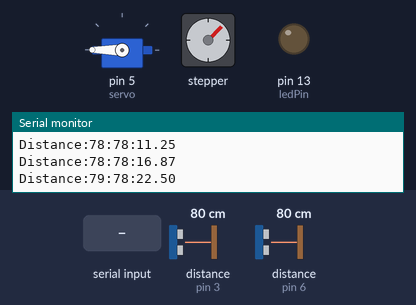
Recording of a sketch running on a simulated Arduino Uno, built with avr-gcc and run on an emulated ATmega328P. Parts: servo, stepper motor, output pins drawn as LEDs (lit = HIGH), the last lines printed to the serial monitor. Wiring (inferred from the names in the program): 2 × ultrasonic range finder: trigger pin 4, echo pin 3 / trigger pin 7, echo pin 6. Inputs (shaded band) come from the test bench; at power-on: distance to the obstacle (sensors on pin 3, pin 6) 80 cm. The echo pulse lasts 58.3 µs per cm; stepper angles assume 2048 steps per turn; pins used as bus, display or sensor lines are not drawn.

Above: at 1.2 s.
1.3 s: "t" received over Serial
At 2.2 s:
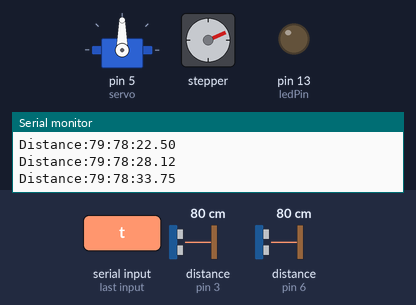
At 2.57 s:
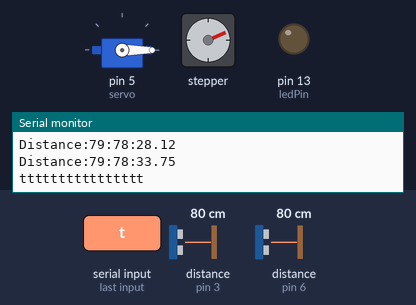
4.3 s: "t" received over Serial
At 5.1 s:
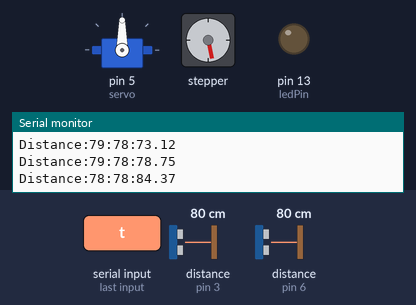
7.3 s: distance to the obstacle (sensor on pin 3) set to 2 cm
10.3 s: distance to the obstacle (sensor on pin 6) set to 35 cm
16.3 s: distance to the obstacle (sensor on pin 3) set to 299 cm
Timing chart, 0 to 20.3 s (numbered marks = the images above; inputs shaded):
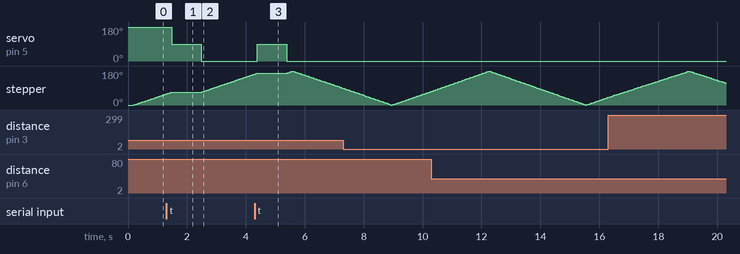

Measured:
- after the input at 1.3 s, servo on pin 5 (servo): 180° → 90° after 0.18 s, → 0° 1.0 s later
- after the input at 4.3 s, servo on pin 5 (servo): 0° → 90° after 0.09 s, → 0° 1.0 s later

The sketch:

saftysensor_step_ver.ino
```cpp
#include <Stepper.h>
#include <Servo.h>

const int TRIG_1 = 4; //TRIG 핀 설정 (초음파 보내는 핀)
const int ECHO_1 = 3; //ECHO 핀 설정 (초음파 받는 핀)
const int TRIG_2 = 7; //TRIG 핀 설정 (초음파 보내는 핀)
const int ECHO_2 = 6; //ECHO 핀 설정 (초음파 받는 핀)

const int ledPin = 13;
char incomingByte;
char inByte;

const int stepsPerRevolution = 64;
Stepper myStepper(stepsPerRevolution, 11,9,10,8);

unsigned long t_prev = 0;
const unsigned long t_delay = 200;

int i;
int flag;
int angle_servo = 90;
float angle_step = 0;
// float one_step_angle = 360 / (2048 / stepsPerRevolution);
float one_step_angle = 5.625;
long duration;
int distance;
int danger_distance = 5;
Servo servo;

void setup() {
  Serial.begin(9600);
  pinMode(TRIG_1, OUTPUT);
  pinMode(ECHO_1, INPUT);
  pinMode(TRIG_2, OUTPUT);
  pinMode(ECHO_2, INPUT);
  myStepper.setSpeed(300);
  servo.attach(5);
  servo.write(180);

  pinMode(ledPin, OUTPUT);
}

void loop() {
  unsigned long t_now = millis();

  if(t_now - t_prev >= t_delay) {
    t_prev = t_now;

    if (i == 0) {
      flag = 1;
    }

    if(flag == 1) {
        i++;
      // 시계 반대 방향으로 한바퀴 회전
      myStepper.step(stepsPerRevolution);
    }

    if(i == 16) {
      flag = -1;
    }

    if (flag == -1) {
      i--;
      // 시계 반대 방향으로 한바퀴 회전
      myStepper.step(-stepsPerRevolution);
    }

    unsigned long distance_1, distance_2;
    Sensor(TRIG_1, ECHO_1);
    distance_1 = distance;

    Sensor(TRIG_2, ECHO_2);
    distance_2 = distance;

    angle_step = one_step_angle * i;

    // if (distance_2 < danger_distance) {
    //   angle_servo = one_step_angle * i;

    //   if (angle_servo > 180) {
    //     angle_servo = 179;
    //   }
    //   else if (angle_servo < 0) {
    //     angle_servo = 1;
    //   }
    //   servo.write(angle_servo);
    // }

    Serial.print("Distance:");
    Serial.print(distance_1);
    Serial.print(":");
    Serial.print(distance_2);
    // Serial.print(":");
    // Serial.print(i);
    Serial.print(":");
    Serial.println(angle_step);
    // Serial.print(":");
    // Serial.print(angle_servo);
    // Serial.println(":");
  }

  if (Serial.available()) {
    inByte = Serial.read();
    if (inByte == 't') {
      servo.write(angle_servo);
      delay(1000);
      servo.write(0);
      Serial.println("tttttttttttttttt");
    }
  }

  if (Serial.available()) {
    incomingByte = Serial.read();
    if (incomingByte == 'h') {
        digitalWrite(ledPin, HIGH);
    }
    if (incomingByte == 'l') {
        digitalWrite(ledPin, LOW);
    }
  }
}

void Sensor(int TRIG, int ECHO){
  digitalWrite(TRIG, LOW);
  delayMicroseconds(2);
  digitalWrite(TRIG, HIGH);
  delayMicroseconds(10);
  digitalWrite(TRIG, LOW);
  duration = pulseIn(ECHO, HIGH);
  distance = duration * 17 / 1000;
}
```
